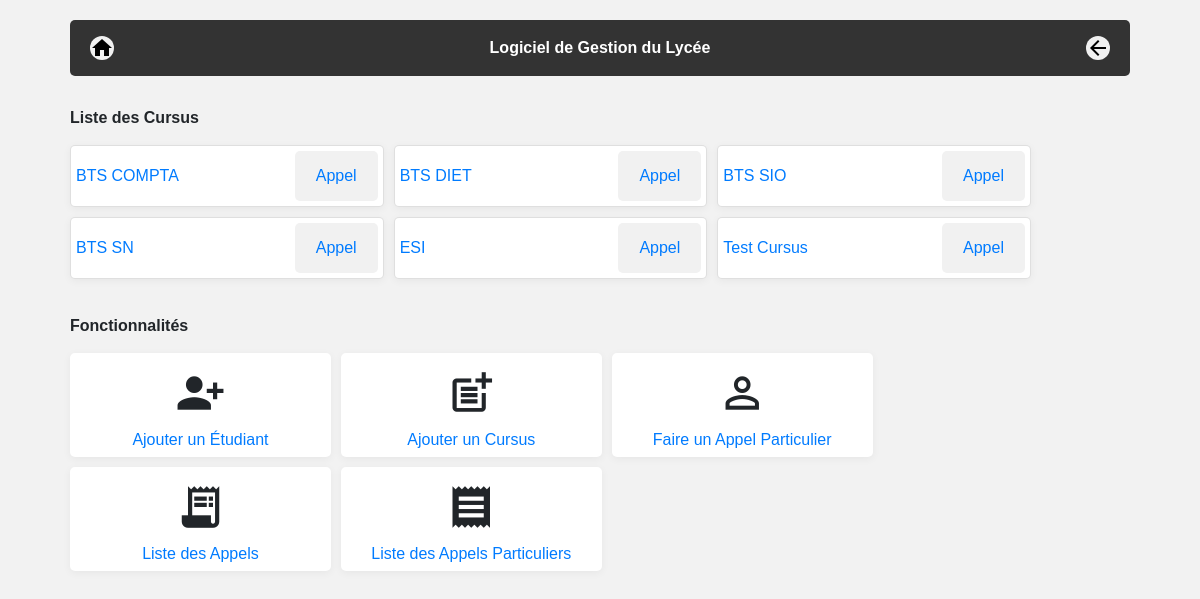
The app's page /lycee/ with its own data.
### lycee/models.py (models this page shows, shortened)
class Cursus(models.Model):
    name = models.CharField(
        max_length=50,
        blank=False,
        null=True,
        default='Nom'
    )
    year_from_bac = models.SmallIntegerField(
        help_text="year since le bac",
        verbose_name="year",
        blank=False,
        null=True,
        default=1
    )
    scholar_year = models.CharField(
        max_length=9,
        blank=False,
        null=True,
        default='2019-2020'
    )

### lycee/views.py (the view)
def index(request):
    result_list = Cursus.objects.order_by('name')
    template = loader.get_template('lycee/index.html')
    context = {
        'liste': result_list,
    }
    return HttpResponse(template.render(context, request))

### lycee/templates/lycee/index.html (shortened to what this page needs)
{% extends "master.html" %}
{% load static %}
{% if liste%}
  {% block content %}
    <div class="margin">
        <b>Liste des Cursus</b>
        <div class="container padding">
            <div class="row">
            {% for cursus in liste %}
                <div class = "containerFlex card curs">
                    <a href="/lycee/{{cursus.id}}">{{cursus.name}}</a>
                    <button class="button appel" type="cancel">
                        <a href="/lycee/call_of_roll/{{cursus.id}}">Appel</a>
                    </button>
                </div>
            {% endfor %}
            </div>
        </div>
    </div>
    <div class="margin">
        <b>Fonctionnalités</b>
        <div class="container padding">
            <div class="row">
                <div class = "home">
                    <span class="material-icons icon">person_add_alt_1</span>
                    <a href="/lycee/student/create">Ajouter un Étudiant</a>
                </div>
                <div class = "home">
                    <span class="material-icons icon">post_add</span>
                    <a href="/lycee/cursus/create">Ajouter un Cursus</a>
                </div>
                <div class = "home">
                    <span class="material-icons icon">perm_identity</span>
                    <a href="/lycee/call/">Faire un Appel Particulier</a>
                </div>
                <div class = "home">
                    <span class="material-icons icon">receipt_long</span>
                    <a href="/lycee/rolls/list/">Liste des Appels</a>
                </div>
                <div class = "home">
                    <span class="material-icons icon">receipt</span>
                    <a href="/lycee/rolls_student/list/">Liste des Appels Particuliers</a>
                </div>
            </div>
        </div>
    </div>
  {% endblock %}
{% else %}
  <p> No cursus to show .</p>
{% endif %}

### lycee/static/style.css (style rules this page uses)
body { background-color: #f2f2f2; max-width: 1100px; margin: auto; }
.container { margin: 10px; }
.margin { margin: 10px; }
.padding { padding: 5px; margin: 5px; }
.containerFlex { padding: 5px; display: flex; flex-direction: row; flex-wrap: nowrap; justify-content: space-between; align-items: baseline; width: 30%; border-radius: 5px; }
.button { position: relative; padding: .75rem 1.25rem; border-radius: 5px; background: #f1f1f1; border: 1px solid transparent; }
.card { box-shadow: 0 2px 8px rgba(0,0,0,.05); transition: 0.2s; background-color: white!important; }
.curs { margin: 5px; }
.home { margin: 5px; text-align: center; box-shadow: 0 2px 8px rgba(0,0,0,.05); transition: 0.2s; background-color: white!important; padding: 5px; display: flex; flex-direction: column; flex-wrap: nowrap; justify-content: space-between; align-items: center; width: 30%; border-radius: 5px; }
.icon { font-size: 50px; margin: 10px; }

### lycee/templates/master.html (style rules this page uses)
body { font-family: Arial, Helvetica, sans-serif; }

### records on screen
Cursus: name "BTS COMPTA"
Cursus: name "BTS DIET"
Cursus: name "BTS SIO"
Cursus: name "BTS SN"
Cursus: name "ESI"
Cursus: name "Test Cursus"
